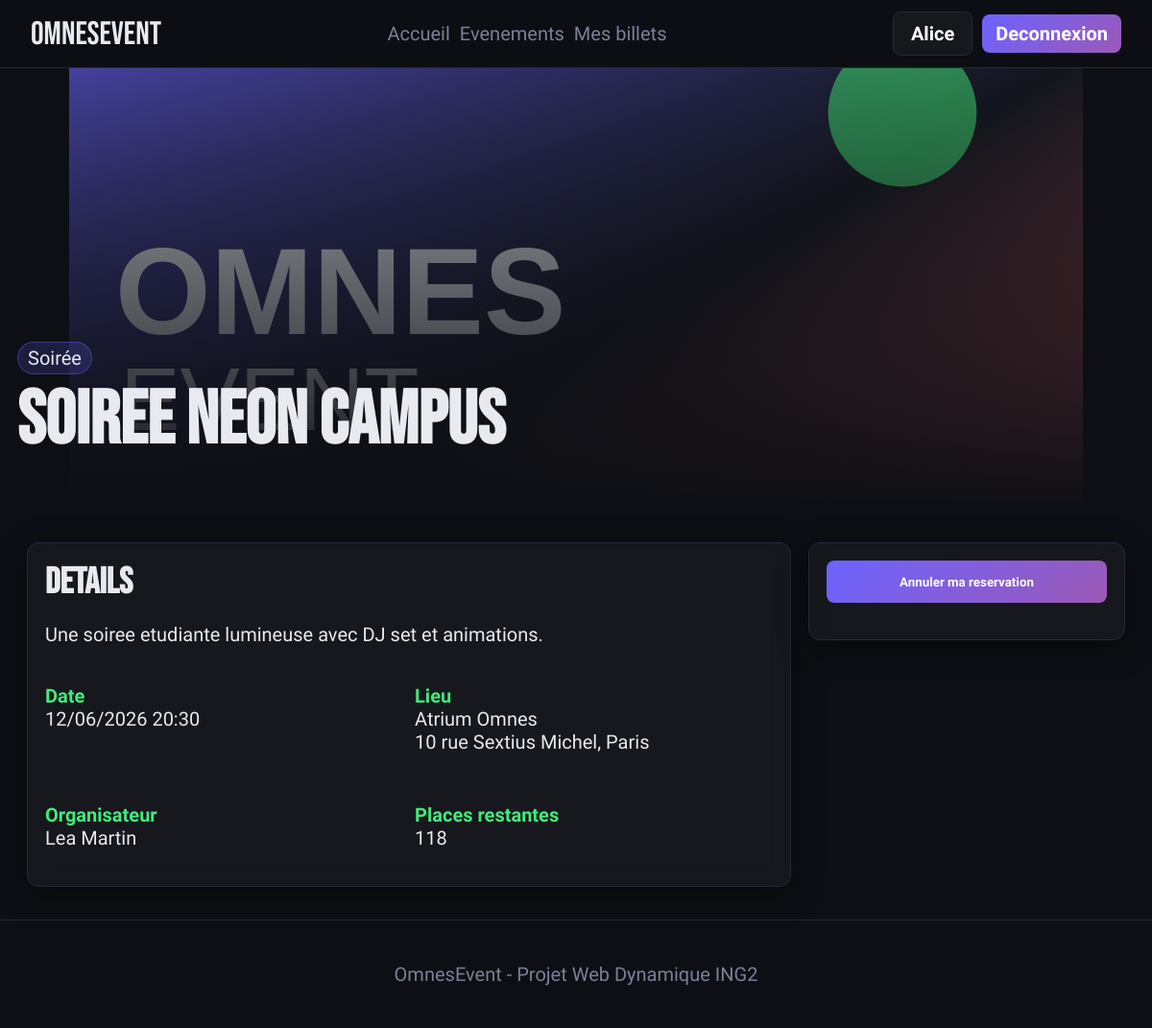
/omnesevent/event/detail.php?id=1 (signed in), run on the app's committed database.
### tables this page shows
CREATE TABLE evenements (
    id INT AUTO_INCREMENT PRIMARY KEY,
    titre VARCHAR(180) NOT NULL,
    description TEXT NOT NULL,
    categorie ENUM('Soirée','Sport','Culture','Conférence','Autre') NOT NULL,
    date_evenement DATETIME NOT NULL,
    nom_lieu VARCHAR(180) NOT NULL,
    adresse_lieu VARCHAR(255),
    url_affiche VARCHAR(255),
    capacite INT NOT NULL,
    cree_par INT NOT NULL,
    statut ENUM('en_attente','publie','annule') DEFAULT 'publie',
    cree_le DATETIME DEFAULT CURRENT_TIMESTAMP,
    CONSTRAINT fk_evenements_utilisateurs FOREIGN KEY (cree_par) REFERENCES utilisateurs(id) ON DELETE CASCADE
);

CREATE TABLE utilisateurs (
    id INT AUTO_INCREMENT PRIMARY KEY,
    email VARCHAR(180) NOT NULL UNIQUE,
    mot_de_passe_hash VARCHAR(255) NOT NULL,
    prenom VARCHAR(100) NOT NULL,
    nom VARCHAR(100) NOT NULL,
    role ENUM('admin','organisateur','participant') DEFAULT 'participant',
    est_approuve TINYINT(1) DEFAULT 0,
    avatar_url VARCHAR(255),
    cree_le DATETIME DEFAULT CURRENT_TIMESTAMP
);

### omnesevent/includes/auth.php (called while the page is built, shortened)
<?php
function e($valeur) {
    return htmlspecialchars((string)$valeur, ENT_QUOTES, 'UTF-8');
}
function estConnecte() {
    return isset($_SESSION['utilisateur_id']);
}
function jetonCSRF() {
    return $_SESSION['csrf_token'];
}
function compterConfirmes($bdd, $evenement_id) {
    $requete = $bdd->prepare("SELECT COUNT(*) FROM inscriptions WHERE evenement_id = ? AND statut = 'confirme'");
    $requete->execute(array($evenement_id));
    return (int)$requete->fetchColumn();
}
function placesRestantes($bdd, $evenement) {
    return max(0, (int)$evenement['capacite'] - compterConfirmes($bdd, $evenement['id']));
}
?>

### omnesevent/event/detail.php (the view, shortened to what this page needs)
<?php
require_once __DIR__ . '/../includes/db.php';
require_once __DIR__ . '/../includes/auth.php';
$id = (int)($_GET['id'] ?? 0);
$requete = $bdd->prepare('SELECT e.*, u.prenom, u.nom FROM evenements e INNER JOIN utilisateurs u ON e.cree_par = u.id WHERE e.id = ?');
$requete->execute(array($id));
$evenement = $requete->fetch(PDO::FETCH_ASSOC);
if (estConnecte()) {
    $req = $bdd->prepare('SELECT * FROM inscriptions WHERE evenement_id = ? AND utilisateur_id = ? AND statut <> "annule"');
    $req->execute(array($id, $_SESSION['utilisateur_id']));
    $inscription = $req->fetch(PDO::FETCH_ASSOC);
}
$places = placesRestantes($bdd, $evenement);
$affiche = $evenement['url_affiche'] ?: '/omnesevent/assets/img/default-event.svg';
include __DIR__ . '/../includes/header.php';
?>
<section class="detail-hero" style="background-image: linear-gradient(180deg, rgba(13,15,20,.25), #0d0f14), url('<?php echo e($affiche); ?>');">
    <div>
        <span class="badge"><?php echo e($evenement['categorie']); ?></span>
        <h1><?php echo e($evenement['titre']); ?></h1>
    </div>
</section>
<section class="detail-layout">
    <article class="panel">
        <h2>Details</h2>
        <p><?php echo nl2br(e($evenement['description'])); ?></p>
        <div class="info-grid">
            <p><strong>Date</strong><?php echo date('d/m/Y H:i', strtotime($evenement['date_evenement'])); ?></p>
            <p><strong>Lieu</strong><?php echo e($evenement['nom_lieu']); ?><br><?php echo e($evenement['adresse_lieu']); ?></p>
            <p><strong>Organisateur</strong><?php echo e($evenement['prenom'] . ' ' . $evenement['nom']); ?></p>
            <p><strong>Places restantes</strong><span id="places-restantes"><?php echo $places; ?></span></p>
        </div>
    </article>
    <aside class="panel reserve-panel">
        <?php if (!estConnecte()) { ?>
            <a class="btn full" href="/omnesevent/login.php">Connectez-vous pour reserver</a>
        <?php } else { ?>
            <button class="btn full reserve-btn" data-event="<?php echo (int)$evenement['id']; ?>" data-token="<?php echo e(jetonCSRF()); ?>">
                <?php
                if ($inscription) echo $inscription['statut'] === 'liste_attente' ? 'Annuler ma liste d attente' : 'Annuler ma reservation';
                elseif ($places <= 0) echo 'Liste d attente';
                else echo 'Reserver ma place';
                ?>
            </button>
        <?php } ?>
    </aside>
</section>
<?php
include __DIR__ . '/../includes/footer.php';
?>

### omnesevent/assets/css/style.css (style rules this page uses)
:root { --bg: #0d0f14; --surface: #161a23; --border: #252a38; --accent: #6C63FF; --accent-2: #FF6B6B; --accent-3: #43E97B; --text: #E8EAF0; --text-muted: #7A8099; --radius: 12px; --shadow: 0 8px 32px rgba(0,0,0,0.45); }
* { box-sizing: border-box; }
body { margin: 0; background: var(--bg); color: var(--text); font-family: 'Barlow Condensed', Arial, sans-serif; font-size: 20px; letter-spacing: 0; }
.logo, h1, h2, h3 { font-family: 'Bebas Neue', Impact, sans-serif; letter-spacing: 0; }
.btn { min-height: 44px; border: 0; border-radius: 8px; padding: 10px 18px; display: inline-flex; align-items: center; justify-content: center; gap: 8px; color: white; cursor: pointer; background: linear-gradient(135deg, var(--accent), #9B59B6); transition: all .25s ease; font-family: inherit; font-weight: 700; }
.btn.full { width: 100%; }
h1 { font-size: 56px; line-height: .94; margin: 12px 0 22px; }
h2 { font-size: 38px; margin: 0 0 14px; }
.section, .form-page, .auth-page, .detail-layout { width: min(1180px, 100%); margin: 0 auto; padding: 34px 18px; }
.event-card, .panel, .auth-card { background: rgba(255,255,255,0.04); backdrop-filter: blur(12px); border: 1px solid var(--border); border-radius: var(--radius); box-shadow: var(--shadow); }
.card-body, .panel, .auth-card { padding: 18px; }
.badge { display: inline-flex; min-height: 28px; align-items: center; border-radius: 999px; padding: 4px 10px; background: rgba(108,99,255,.18); color: var(--text); border: 1px solid rgba(108,99,255,.4); }
.detail-hero { min-height: 460px; display: flex; align-items: end; background-size: cover; background-position: center; padding: 34px 18px; }
.detail-hero > div { width: min(1180px,100%); margin: 0 auto; }
.detail-layout { display: grid; gap: 18px; }
.info-grid { display: grid; gap: 12px; }
.info-grid strong { display: block; color: var(--accent-3); }
.reserve-panel { align-self: start; }
@media (min-width: 700px) { h1 { font-size: 78px; } }
@media (min-width: 700px) { .two-cols, .info-grid { grid-template-columns: 1fr 1fr; } }
@media (min-width: 700px) { .detail-layout { grid-template-columns: 1fr 330px; } }

### data on the page
evenements: url_affiche (placeholder picture), categorie "Soirée", titre "Soiree Neon Campus", description "Une soiree etudiante lumineuse avec DJ set et animations.", date_evenement "12/06/2026 20:30", nom_lieu "Atrium Omnes", adresse_lieu "10 rue Sextius Michel, Paris", cree_par.nom "Lea Martin"

### other printed values
$_SESSION['prenom'] "Alice"
$places "118"
